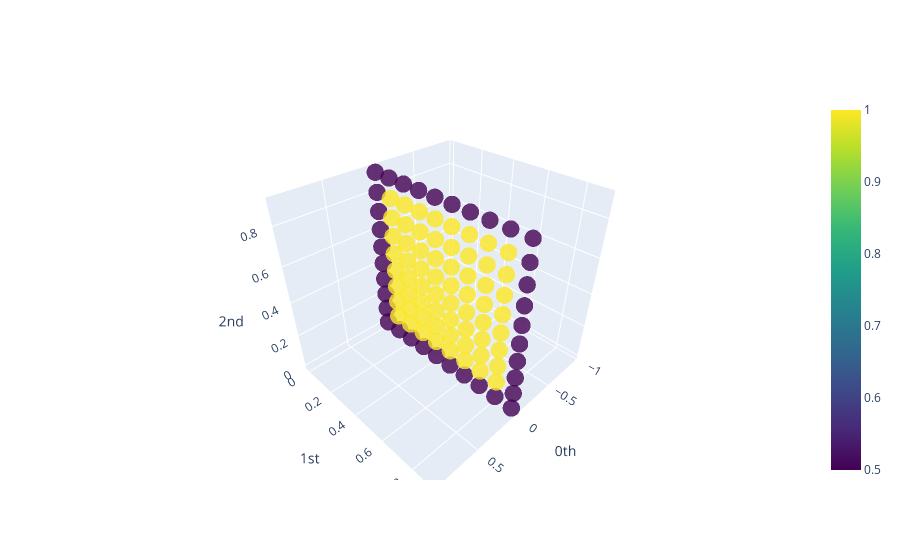

Write notebook code for a chart like this one.
### Markdown cell above
For each point not on the boundary in the example above, the algorithm only detects one local feature, in dimension 1!

### Code cell
#plane coloured with two dimensional features
# the notion of neighborhood here is determined by radii.
lh_plane = RadiusLocalVietorisRips(radii=(0.001,0.3), 
                     homology_dimensions=(1, 2, 3), n_jobs = -1)

# Fit_tranform the transformer
diags = lh_plane.fit_transform(plane)

# Plot the results of local homology dimension 2:
plot_coloured_cloud(lh_plane, diags, plane, 2)

### Figure 1 — Plotly figure (JSON) as saved in the notebook; plotly's stock layout.template omitted (floating-point values rounded to 4 significant figures)
{"data": [{"marker": {"color": [0.5, 0.5, 0.5, 0.5, 0.5, 0.5, 0.5, 0.5, 0.5, 0.5, 0.5, 1, 1, 1, 1, 1, 1, 1, 1, 0.5, 0.5, 1, 1, 1, 1, 1, 1, 1, 1, 0.5, 0.5, 1, 1, 1, 1, 1, 1, 1, 1, 0.5, 0.5, 1, 1, 1, 1, 1, 1, 1, 1, 0.5, 0.5, 1, 1, 1, 1, 1, 1, 1, 1, 0.5, 0.5, 1, 1, 1, 1, 1, 1, 1, 1, 0.5, 0.5, 1, 1, 1, 1, 1, 1, 1, 1, 0.5, 0.5, 1, 1, 1, 1, 1, 1, 1, 1, 0.5, 0.5, 0.5, 0.5, 0.5, 0.5, 0.5, 0.5, 0.5, 0.5, 0.5], "colorscale": [[0, "#440154"], [0.1111, "#482878"], [0.2222, "#3e4989"], [0.3333, "#31688e"], [0.4444, "#26828e"], [0.5556, "#1f9e89"], [0.6667, "#35b779"], [0.7778, "#6ece58"], [0.8889, "#b5de2b"], [1, "#fde725"]], "opacity": 0.8, "showscale": true, "size": 6}, "mode": "markers", "text": ["color: 0.5", "color: 0.5", "color: 0.5", "color: 0.5", "color: 0.5", "color: 0.5", "color: 0.5", "color: 0.5", "color: 0.5", "color: 0.5", "color: 0.5", "color: 1.0", "color: 1.0", "color: 1.0", "color: 1.0", "color: 1.0", "color: 1.0", "color: 1.0", "color: 1.0", "color: 0.5", "color: 0.5", "color: 1.0", "color: 1.0", "color: 1.0", "color: 1.0", "color: 1.0", "color: 1.0", "color: 1.0", "color: 1.0", "color: 0.5", "color: 0.5", "color: 1.0", "color: 1.0", "color: 1.0", "color: 1.0", "color: 1.0", "color: 1.0", "color: 1.0", "color: 1.0", "color: 0.5", "color: 0.5", "color: 1.0", "color: 1.0", "color: 1.0", "color: 1.0", "color: 1.0", "color: 1.0", "color: 1.0", "color: 1.0", "color: 0.5", "color: 0.5", "color: 1.0", "color: 1.0", "color: 1.0", "color: 1.0", "color: 1.0", "color: 1.0", "color: 1.0", "color: 1.0", "color: 0.5", "color: 0.5", "color: 1.0", "color: 1.0", "color: 1.0", "color: 1.0", "color: 1.0", "color: 1.0", "color: 1.0", "color: 1.0", "color: 0.5", "color: 0.5", "color: 1.0", "color: 1.0", "color: 1.0", "color: 1.0", "color: 1.0", "color: 1.0", "color: 1.0", "color: 1.0", "color: 0.5", "color: 0.5", "color: 1.0", "color: 1.0", "color: 1.0", "color: 1.0", "color: 1.0", "color: 1.0", "color: 1.0", "color: 1.0", "color: 0.5", "color: 0.5", "color: 0.5", "color: 0.5", "color: 0.5", "color: 0.5", "color: 0.5", "color: 0.5", "color: 0.5", "color: 0.5", "color: 0.5"], "type": "scatter3d", "x": [0, 0, 0, 0, 0, 0, 0, 0, 0, 0, 0, 0, 0, 0, 0, 0, 0, 0, 0, 0, 0, 0, 0, 0, 0, 0, 0, 0, 0, 0, 0, 0, 0, 0, 0, 0, 0, 0, 0, 0, 0, 0, 0, 0, 0, 0, 0, 0, 0, 0, 0, 0, 0, 0, 0, 0, 0, 0, 0, 0, 0, 0, 0, 0, 0, 0, 0, 0, 0, 0, 0, 0, 0, 0, 0, 0, 0, 0, 0, 0, 0, 0, 0, 0, 0, 0, 0, 0, 0, 0, 0, 0, 0, 0, 0, 0, 0, 0, 0, 0], "y": [0, 0.1, 0.2, 0.3, 0.4, 0.5, 0.6, 0.7, 0.8, 0.9, 0, 0.1, 0.2, 0.3, 0.4, 0.5, 0.6, 0.7, 0.8, 0.9, 0, 0.1, 0.2, 0.3, 0.4, 0.5, 0.6, 0.7, 0.8, 0.9, 0, 0.1, 0.2, 0.3, 0.4, 0.5, 0.6, 0.7, 0.8, 0.9, 0, 0.1, 0.2, 0.3, 0.4, 0.5, 0.6, 0.7, 0.8, 0.9, 0, 0.1, 0.2, 0.3, 0.4, 0.5, 0.6, 0.7, 0.8, 0.9, 0, 0.1, 0.2, 0.3, 0.4, 0.5, 0.6, 0.7, 0.8, 0.9, 0, 0.1, 0.2, 0.3, 0.4, 0.5, 0.6, 0.7, 0.8, 0.9, 0, 0.1, 0.2, 0.3, 0.4, 0.5, 0.6, 0.7, 0.8, 0.9, 0, 0.1, 0.2, 0.3, 0.4, 0.5, 0.6, 0.7, 0.8, 0.9], "z": [0, 0, 0, 0, 0, 0, 0, 0, 0, 0, 0.1, 0.1, 0.1, 0.1, 0.1, 0.1, 0.1, 0.1, 0.1, 0.1, 0.2, 0.2, 0.2, 0.2, 0.2, 0.2, 0.2, 0.2, 0.2, 0.2, 0.3, 0.3, 0.3, 0.3, 0.3, 0.3, 0.3, 0.3, 0.3, 0.3, 0.4, 0.4, 0.4, 0.4, 0.4, 0.4, 0.4, 0.4, 0.4, 0.4, 0.5, 0.5, 0.5, 0.5, 0.5, 0.5, 0.5, 0.5, 0.5, 0.5, 0.6, 0.6, 0.6, 0.6, 0.6, 0.6, 0.6, 0.6, 0.6, 0.6, 0.7, 0.7, 0.7, 0.7, 0.7, 0.7, 0.7, 0.7, 0.7, 0.7, 0.8, 0.8, 0.8, 0.8, 0.8, 0.8, 0.8, 0.8, 0.8, 0.8, 0.9, 0.9, 0.9, 0.9, 0.9, 0.9, 0.9, 0.9, 0.9, 0.9]}], "layout": {"scene": {"xaxis": {"exponentformat": "e", "showexponent": "all", "title": {"text": "0th"}, "type": "linear"}, "yaxis": {"exponentformat": "e", "showexponent": "all", "title": {"text": "1st"}, "type": "linear"}, "zaxis": {"exponentformat": "e", "showexponent": "all", "title": {"text": "2nd"}, "type": "linear"}}}}
